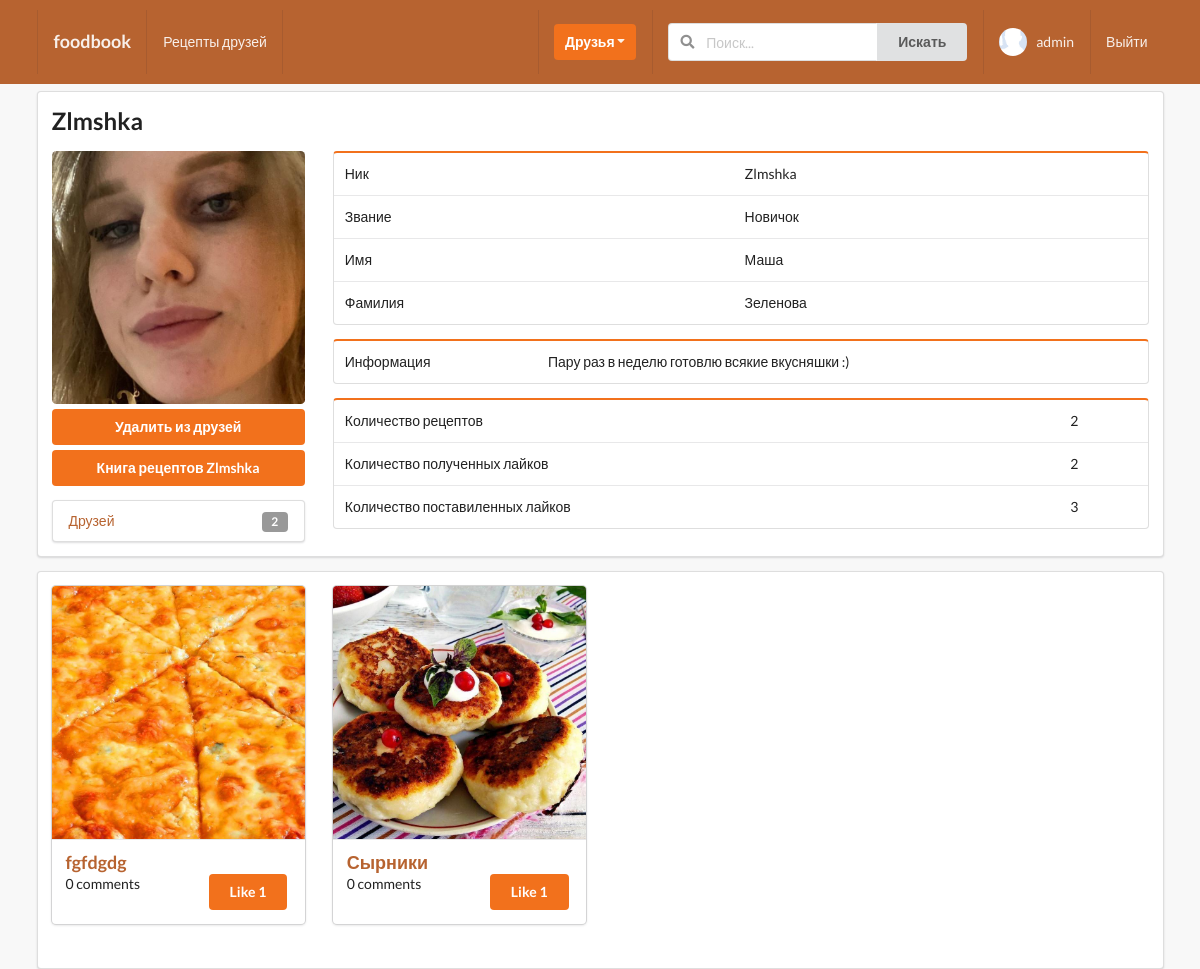
/profiles/fbb7b5fd/ (signed in), run on an earlier commit of the app's database.
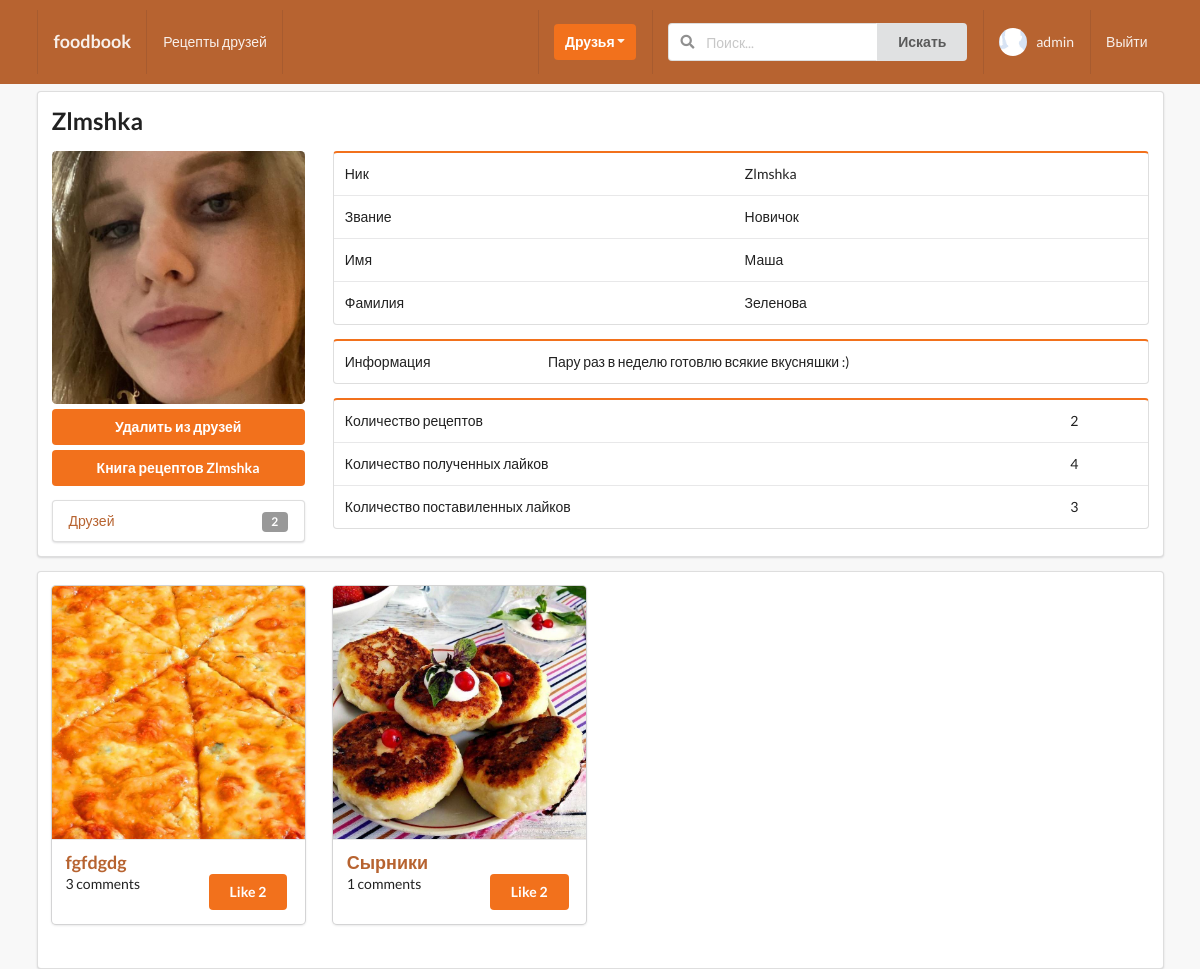
And on a later commit of the database.
### profiles/models.py (models this page shows, shortened)
class Profile(models.Model):
    first_name = models.CharField(max_length=200, blank=True)
    second_name = models.CharField(max_length=200, blank=True)
    user = models.OneToOneField(User, on_delete=models.CASCADE)
    bio = models.TextField(default="no bio...", max_length=300)
    email = models.EmailField(max_length=200, blank=True)
    country = models.CharField(max_length=200, blank=True)
    avatar = models.ImageField(default='avatar.png', upload_to='avatars/')
    friends = models.ManyToManyField(User, blank=True, related_name='friends')
    profession = models.CharField(max_length=200, blank=True)
    slug = models.SlugField(unique=True, blank=True)
    updated = models.DateTimeField(auto_now=True)
    created = models.DateTimeField(auto_now_add=True)
    objects = ProfileManager()
    def get_absolute_url_foodbook(self):
        return reverse('posts:liked_posts_user_profile', kwargs={'slug': self.slug})
    def get_friends_no(self):
        return self.friends.all().count()
    def get_posts_no(self):
        return self.posts.all().count()
    def get_all_authors_posts(self):
        return self.posts.all()
    def get_likes_given_no(self):
        likes = self.like_set.all()
        total_liked = 0
        for item in likes:
            if item.value == 'Like':
                total_liked += 1
        return total_liked
    def get_likes_received_no(self):
        posts = self.posts.all()
        total_liked = 0
        for item in posts:
            total_liked += item.liked.all().count()
        return total_liked
    __initial_first_name = None
    __initial_second_name = None
    def __init__(self, *args, **kwargs):
        super().__init__(*args, **kwargs)
        self.__initial_first_name = self.first_name
        self.__initial_second_name = self.second_name

### posts/models.py (models this page shows, shortened)
class Post(models.Model):
    name = models.CharField(blank=True, max_length=100)
    content = models.TextField()
    image = models.ImageField(upload_to='posts', validators=[FileExtensionValidator(['png', 'jpg', 'jpeg'])],)
    liked = models.ManyToManyField(Profile, blank=True, related_name='likes')
    updated = models.DateTimeField(auto_now=True)
    created = models.DateTimeField(auto_now_add=True)
    author = models.ForeignKey(Profile, on_delete=models.CASCADE, related_name='posts')
    components = models.TextField(blank=True)
    def __str__(self):
        if len(self.name) > 10:
            return str(self.name[:10] + '...')
        else:
            return str(self.name)
    def num_likes(self):
        return self.liked.all().count()
    def num_comments(self):
        return self.comment_set.all().count()
    def get_absolute_url(self):
        return reverse('posts:detail-post', kwargs={'pk': self.pk})
    class Meta:
        ordering = ('-created',)

class Like(models.Model):
    user = models.ForeignKey(Profile, on_delete=models.CASCADE)
    post = models.ForeignKey(Post, on_delete=models.CASCADE)
    value = models.CharField(choices=LIKE_CHOICES, max_length=8)
    created = models.DateTimeField(auto_now_add=True)
    updated = models.DateTimeField(auto_now=True)

### profiles/views.py (the view)
# urls.py: path('<slug>/', ProfileDetailView.as_view(), name='profiles-detail-view'),
class ProfileDetailView(LoginRequiredMixin, DetailView):
    model = Profile
    template_name = 'profiles/detail.html'
    def get_context_data(self, *, object_list=None, **kwargs):
        context = super().get_context_data(**kwargs)
        user = User.objects.get(username__iexact=self.request.user)
        profile = Profile.objects.get(user=user)
        context['profile'] = profile
        rel_r = Relationship.objects.filter(sender=profile)
        rel_s = Relationship.objects.filter(receiver=profile)
        rel_receiver = []
        rel_sender = []
        for item in rel_r:
            rel_receiver.append(item.receiver.user)
        for item in rel_s:
            rel_sender.append(item.sender.user)
        context['rel_receiver'] = rel_receiver
        context['rel_sender'] = rel_sender
        context['posts'] = self.get_object().get_all_authors_posts()
        if len(context['posts']) == 0:
            context['is_empty'] = True
        context['len_post'] = True if len(self.get_object().get_all_authors_posts()) > 0 else False
        return context

### profiles/context_processor.py (called while the page is built)
def profile_pic(request):
    if request.user.is_authenticated:
        profile_obj = Profile.objects.get(user=request.user)
        pic = profile_obj.avatar
        return {'picture': pic}
    return {}

def invitation_received_no(request):
    if request.user.is_authenticated:
        profile_obj = Profile.objects.get(user=request.user)
        qs_count = Relationship.objects.invatations_received(profile_obj).count()
        return {'invites_num': qs_count}
    return {}

def invitation_sended_no(request):
    if request.user.is_authenticated:
        profile_obj = Profile.objects.get(user=request.user)
        qs_count = Relationship.objects.invatations_sended(profile_obj).count()
        return {'send_invites_num': qs_count}
    return {}

### profiles/models.py (called while the page is built)
    def invatations_received(self, receiver):
        qs = Relationship.objects.filter(receiver=receiver, status='send')
        return qs

    def invatations_sended(self, sender):
        qs = Relationship.objects.filter(sender=sender, status='send')
        return qs

### profiles/templates/profiles/detail.html (shortened to what the changed rows need)
{% extends 'base.html' %}
{% block content %}
<div class="ui segment">
    <h2>{{object.user}}</h2>
    <div class="ui grid">
        <div class="row">
            <div class="four wide column">
                <div class="but">
                    <img class="ui medium rounded image" src="{{object.avatar.url}}">
                    <div class="row mt-5">
                        {% if request.user in object.friends.all %}
                            <form action="{% url 'profile:remove-friend' %}" method="POST">
                            </form>
                        {% endif %}
                    </div>
                    <div class="row mt-5">
                        <a href="{{object.get_absolute_url_foodbook}}"><button class="ui orange button update-button">Книга рецептов {{object.user}}</button></a>
                    </div>
                    <div class="ui vertical fluid menu">
                        <a class="item" href="{% url 'profile:users-friends' object.slug %}">
                            Друзей
                            <div class="ui label">
                                {{object.get_friends_no}}
                            </div>
                        </a>
                    </div>
                </div>
            </div>
            <div class="twelve wide column">
                <table class="ui orange table">
                    <tbody>
                        <tr>
                            <td>Ник</td>
                            <td>{{object.user}}</td>
                        </tr>
                        <tr>
                            <td>Звание</td>
                            {% if object.first_name  %}
                            <td>{{object.profession}}</td>
                             {% else %}
                             <td>Не указано</td>
                             {% endif %}
                        </tr>
                         <tr>
                            <td>Имя</td>
                             {% if object.first_name  %}
                            <td>{{object.first_name}}</td>
                             {% else %}
                             <td>Не указано</td>
                             {% endif %}
                        </tr>
                        <tr>
                            <td>Фамилия</td>
                            {% if object.first_name  %}
                            <td>{{object.second_name}}</td>
                             {% else %}
                             <td>Не указано</td>
                             {% endif %}
                        </tr>
                    </tbody>
                </table>
                <table class="ui orange table">
                    <tbody>
                         <tr>
                            <td>Информация</td>
                            <td>{{object.bio}}</td>
                        </tr>
                    </tbody>
                </table>
                <table class="ui orange table">
                    <tbody>
                        <tr>
                            <div class="six wide column">
                            <td>{{object.get_posts_no}}</td>
                            </div>
                        </tr>
                        <tr>
                            <td>Количество полученных лайков</td>
                            <td>{{object.get_likes_received_no}}</td>
                        </tr>
                        <tr>
                            <td>Количество поставиленных лайков</td>
                            <td>{{object.get_likes_given_no}}</td>
                        </tr>
                    </tbody>
                </table>
            </div>
        </div>
    </div>
</div>
<div class="ui segment">
    <div class="ui grid">
        <div class="row">
            {% for post in posts %}
            <div class="four wide column mb-38">
                <div class="ui special cards">
                  <div class="card mb-5">
                    <div class="blurring dimmable image">
                        {% if post.image %}
                            <img src={{post.image.url}}>
                        {% else %}
                            <img src="{{ MEDIA_URL }}no_image.png">
                        {% endif %}
                    </div>
                    <div class="content centerial-like-name">
                        <div class="header"><a href="{{post.get_absolute_url}}">{{post}}</a></div>
                        <div class="flex-post-short">
                            <span> {{ post.num_comments }} comments</span>
                            <div class="right floated like-recept-my-profile">
                                <form action="{% url 'posts:like-post-view' %}" method="POST" class='like-form' id='{{post.id}}'>
                                        {% if profile not in post.liked.all %}
                                            <button type="submit" class="ui orange button like-btn{{post.id}}">Like {{post.num_likes}}</button>
                                        {% else %}
                                            <button type="submit" class="ui button like-btn{{post.id}}"> Unlike {{post.num_likes}}</button>
                                        {% endif %}
                                </form>
                            </div>
                        </div>
                    </div>
                  </div>
                </div>
            </div>
            {% endfor %}
        </div>
        </div>
    </div>
{% endblock content %}

What changed in the data, as far as the page shows it:
changed Profile "Новичок": get_likes_received_no "2" → "4"
changed Post "fgfdgdg": num_comments "0" → "3"; num_likes "1" → "2"
changed Post "Сырники": num_comments "0" → "1"; num_likes "1" → "2"
